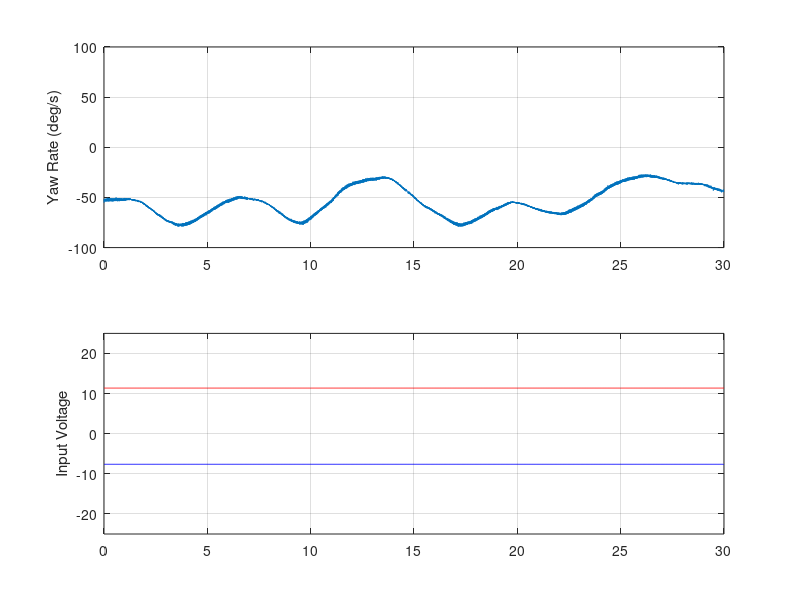

Reproduce this figure in MATLAB. (Note: this script raises an error after producing the figure.)
ID = 1 % YAW = 1, PITCH = 2

if ID == 1
    load('mu_id_psi_dot.mat');
    load('mu_id_vm.mat');
    varout = q_heli_2d_f_psi_dot__deg__s__0_;
    varin = [q_heli_2d_ff_l_Vm_actual__V__0_, q_heli_2d_ff_l_Vm_actual__V__1_];
else
    load('theta.mat');
    load('vm_pitch_test.mat');
    varout = q_heli_2d_ff_lqr_theta__deg__1_;
    varin = [q_heli_2d_ff_l_Vm_actual__V__0_, q_heli_2d_ff_l_Vm_actual__V__1_];    
end
%
t = plot_time(1:30000);
subplot(2,1,1)
plot(t, varout);
axis([0 30 -100 100])
ylabel('Yaw Rate (deg/s)')
grid;
subplot(2,1,2)
plot(plot_time, varin(:,1),'r-', plot_time, varin(:,2),'b-');
axis([0 30 -25 25])
ylabel('Input Voltage')
grid;
%
%
if ID == 1
    % Take average of the constant rotational speed from scope.
    psi_dot_cnst = mean(varout(1)) * pi / 180 % 14.5*pi/180;
    % Hover voltage of pitch.
    Vm_p = mean(q_heli_2d_ff_l_Vm_actual__V__0_)
    % Final yaw step voltage to reach constant speed
    Vm_y = max(q_heli_2d_ff_l_Vm_actual__V__1_)
    % Estimate the viscous friction of the bearing using the EOM.
    mu_y = (K_yy*Vm_y + K_yp*Vm_p ) / psi_dot_cnst
end